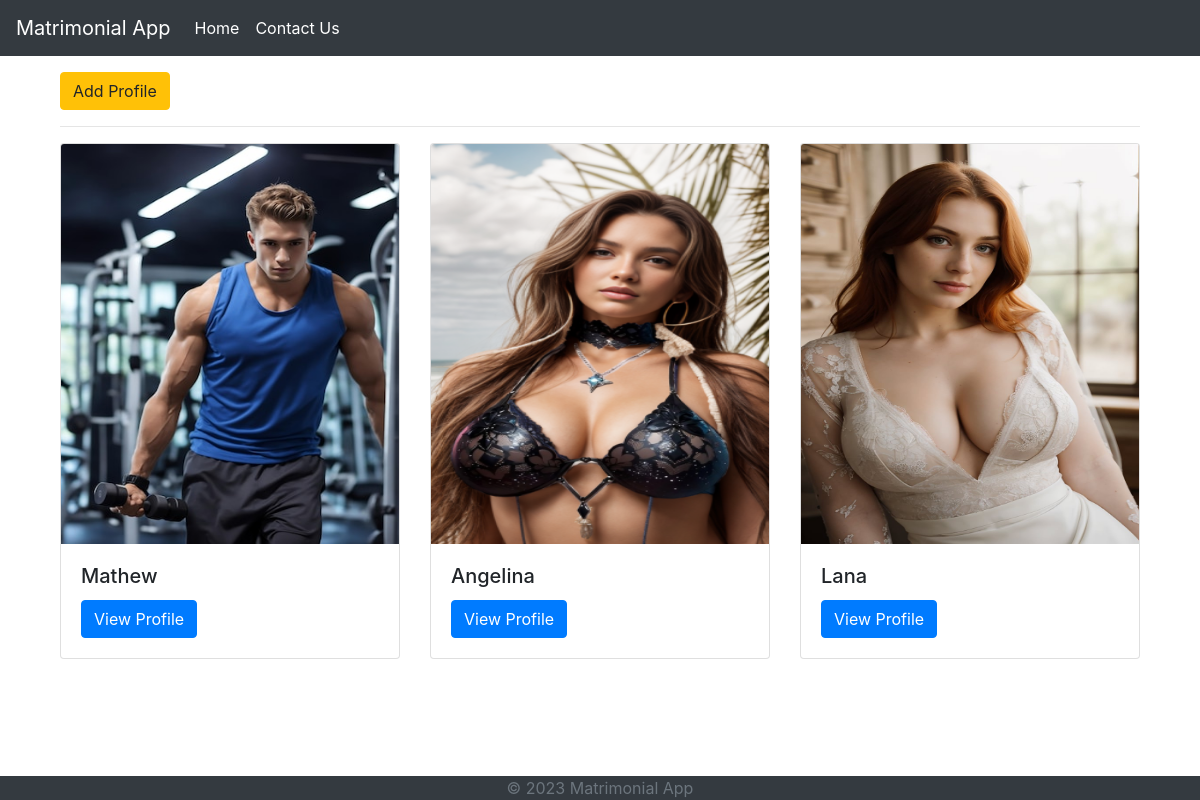
The page / on the database its author committed.
### matrimony/models.py (models this page shows, shortened)
class Profile(models.Model):
    GENDER_COICES = [
        ('M', 'Male'),
        ('F', 'Female'),
    ]
    name = models.CharField(max_length=100)
    profile_pic = models.ImageField(null=True, blank=True)
    age = models.IntegerField()
    gender = models.CharField(max_length=1, choices=GENDER_COICES)
    occupation = models.CharField(max_length=100, null=True, blank=True)
    birth_date = models.DateField(null=True)
    is_married = models.BooleanField(default=False)
    email = models.EmailField(max_length=254, unique=True)
    religion = models.ForeignKey(Religion, on_delete=models.CASCADE, related_name='profiles', null=True)
    sect = models.ForeignKey(Sect, on_delete=models.CASCADE, related_name='profiles', null=True)
    caste = models.ForeignKey(Caste, on_delete=models.CASCADE, related_name='profiles', null=True)
    hobbies = models.ManyToManyField(Hobby, related_name='profiles', blank=True)
    father = models.OneToOneField(FatherProfile, on_delete=models.CASCADE, related_name='dependent', null=True)  # ONEToOne specific for this app

### matrimony/views.py (the view)
# urls.py: path('', views.ProfileListView, name='profile_list'),
def ProfileListView(request):
    profiles=Profile.objects.all()
    return render (request, 'matrimony/profile_list.html', {'profiles':profiles})

### matrimony/templates/matrimony/profile_list.html (shortened to what this page needs)
{% extends 'matrimony/base.html' %}
{% load static %}
{% block content %}
<div class="container">
    <a href="{% url 'matrimony:new_profile' %}" class="btn btn-warning">Add Profile</a>
    <hr>
    <div class="row">
        {% for profile in profiles %}
        <div class="col-md-4">
            <div class="card">
                <img class="card-img-top" src="{{ profile.profile_pic.url }}" alt="Profile picture" width="300" height="400">
                <div class="card-body">
                    <h5 class="card-title">{{ profile.name }}</h5>
                    <a href="{% url 'matrimony:profile_detail' profile.id %}" class="btn btn-primary">View Profile</a>
                </div>
            </div>
        </div>
        {% endfor %}
    </div>
</div>
{% endblock %}

### matrimony/templates/matrimony/base.html (shortened to what this page needs)
{% load static %}
<!DOCTYPE html>
<html>
<head>
    <link rel="stylesheet" href="https://stackpath.bootstrapcdn.com/bootstrap/4.3.1/css/bootstrap.min.css">
</head>
<body>
    {% include 'matrimony/header.html' %}
    <p></p>
    <main role="main" class="container">
        {% block content %}{% endblock %}
    </main>
    {% include 'matrimony/footer.html' %}
</body>
</html>

### matrimony/templates/matrimony/header.html (shortened to what this page needs)
<nav class="navbar navbar-expand-lg navbar-dark bg-dark">
    <a class="navbar-brand" href="#">Matrimonial App</a>
    <div class="collapse navbar-collapse" id="navbarNav">
      <ul class="navbar-nav">
        <li class="nav-item active">
          <a class="nav-link" href="{% url 'matrimony:profile_list' %}">Home</a>
        </li>
        <li class="nav-item active">
          <a class="nav-link" href="{% url 'matrimony:contact' %}">Contact Us</a>
        </li>
      </ul>
    </div>
  </nav

### matrimony/templates/matrimony/footer.html
<footer class="footer bg-dark mt-5 fixed-bottom">
    <div class="container">
      <span class="text-muted text-center d-block">© 2023 Matrimonial App</span>
    </div>
  </footer>

### rows shown on the page
Profile: profile_pic (picture), name "Mathew"
Profile: profile_pic (picture), name "Angelina"
Profile: profile_pic (picture), name "Lana"
